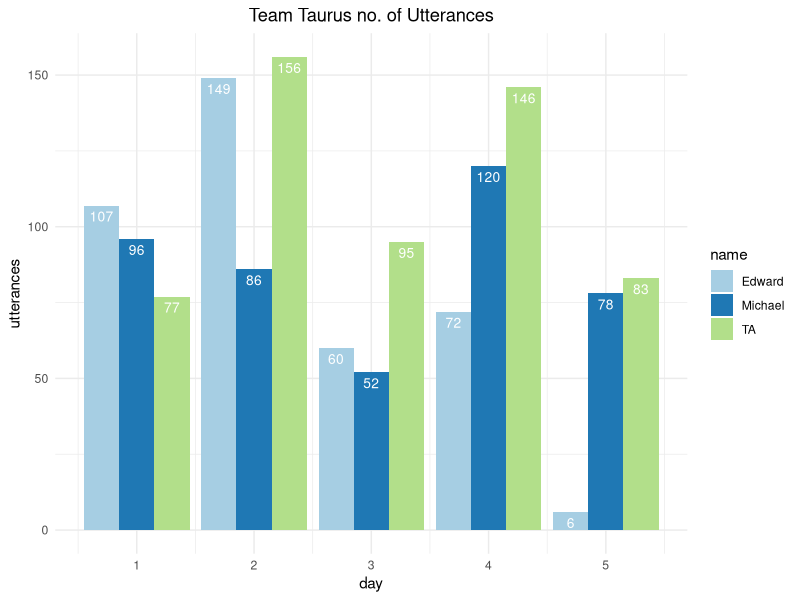
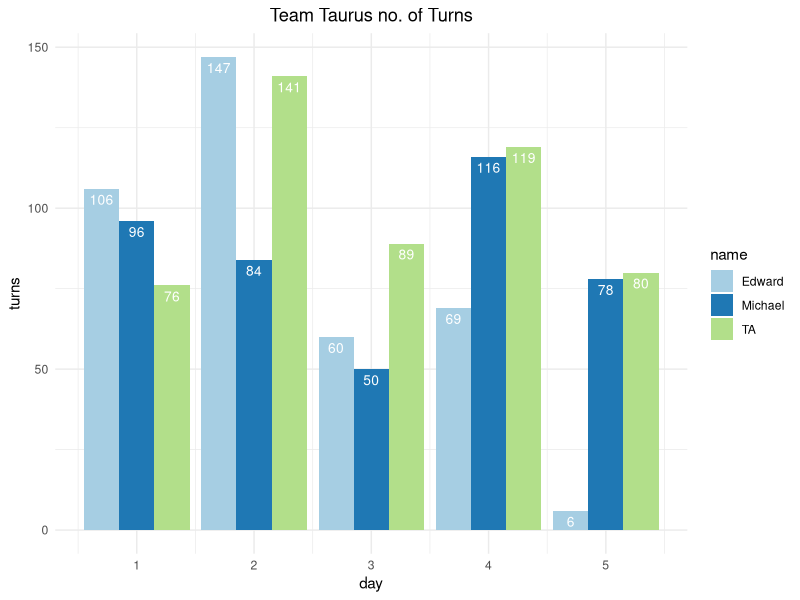
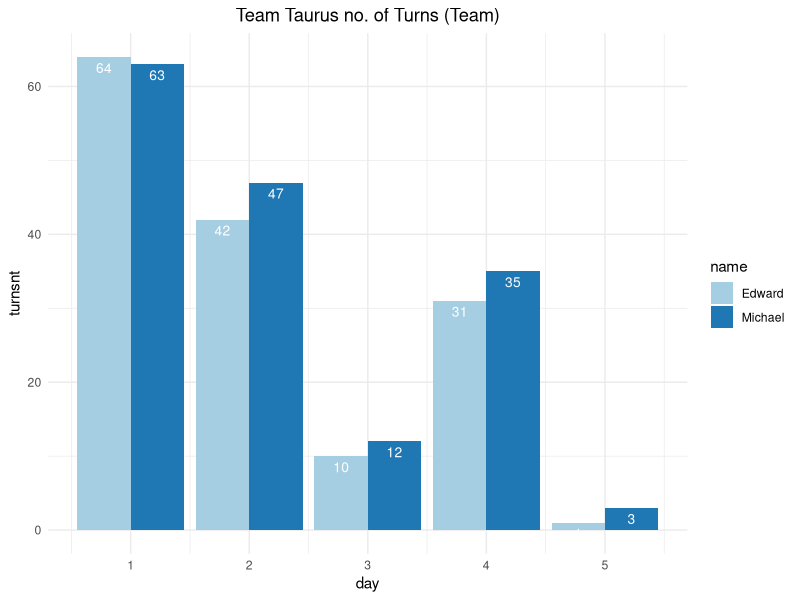
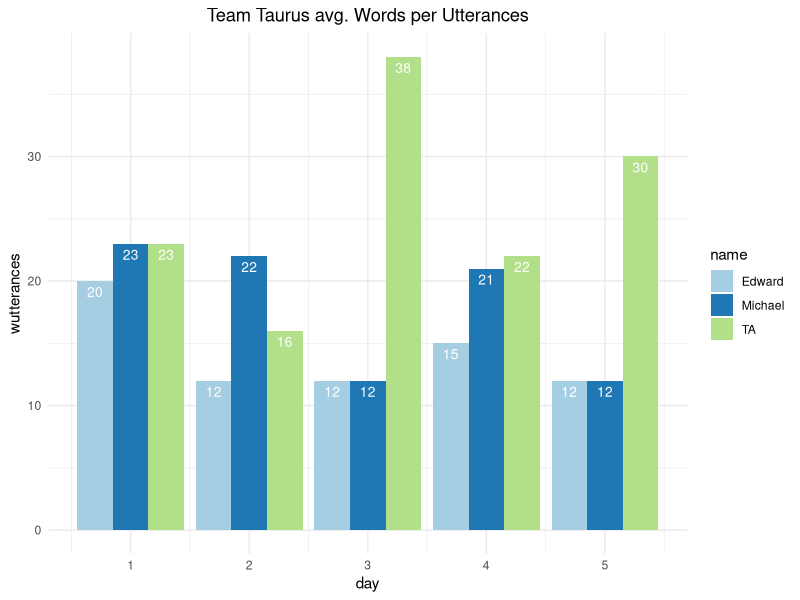
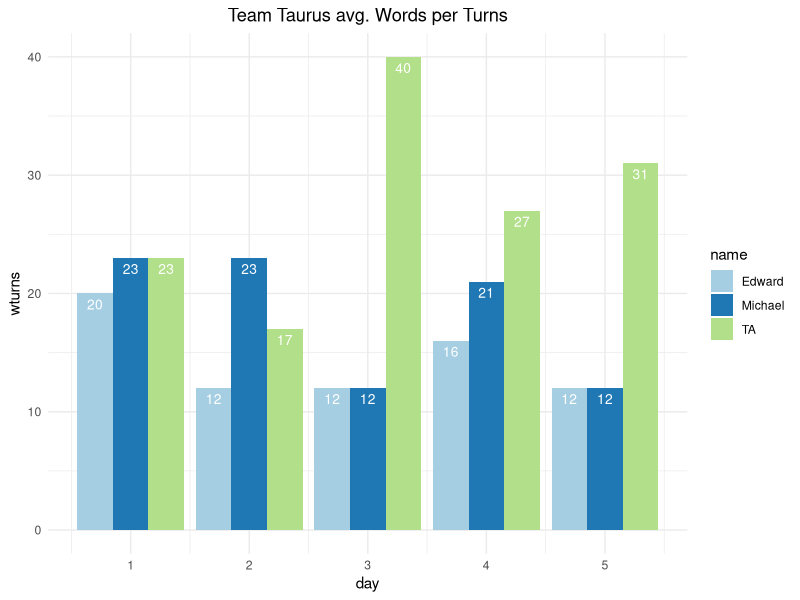
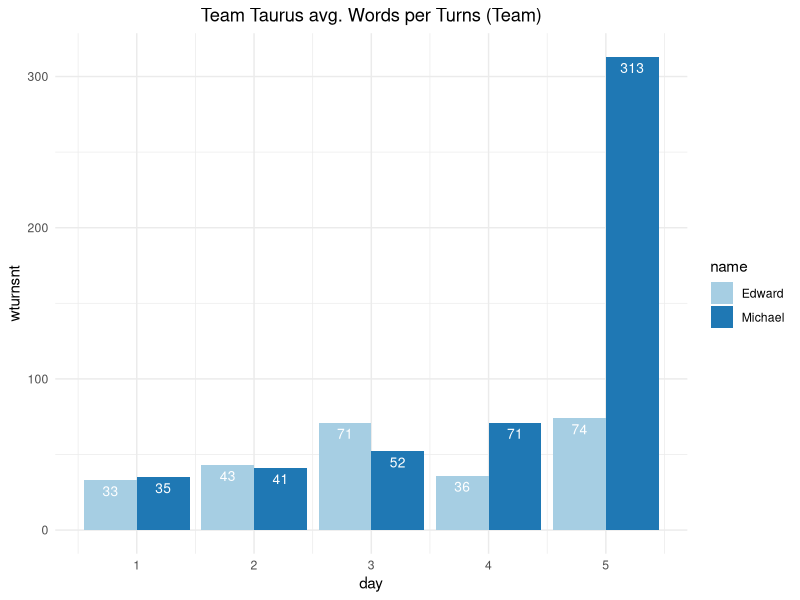
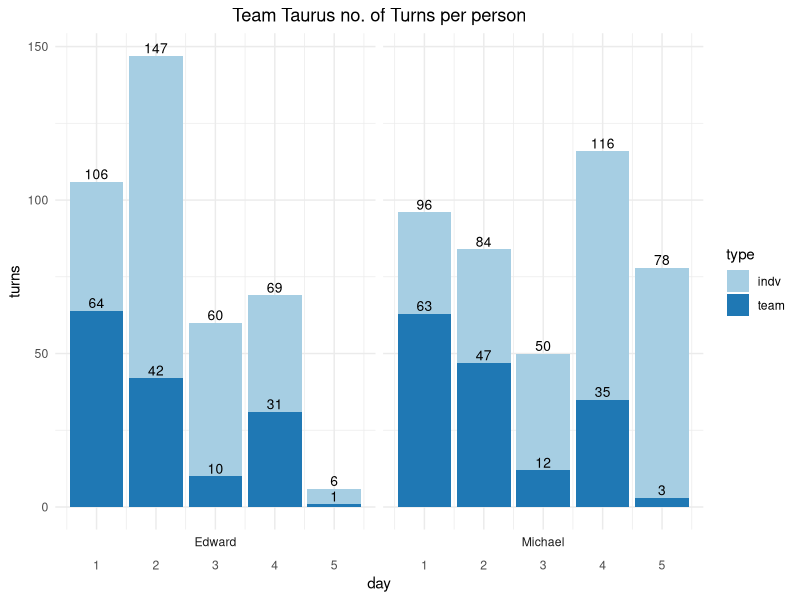

These figures' R source, in order:
library(ggplot2)
library(reshape2)
library(xtable)
library(data.table)

# read in the data
taurus.utter <- read.csv("team_taurus.csv")

unique(taurus.utter[["talking"]])

# Team Taurus #
# declare variables
m = as.integer(0)
m_t = as.integer(0)
m_nt = as.integer(0)
m_w = as.integer(0)
e = as.integer(0)
e_t = as.integer(0)
e_nt = as.integer(0)
e_w = as.integer(0)
t = as.integer(0)
t_t = as.integer(0)
t_w = as.integer(0)

# create data frame
tadata.utter <- data.frame(day=numeric(), name=character(), utterances=numeric(), turns=numeric(), turnsnt=numeric(), wutterances=numeric(), wturns=numeric(), wturnsnt=numeric())

# parse through data and count utterances and turns
for (x in taurus.utter$id){
  if (taurus.utter[x,"talking"] == "Michael"){
    m = m + 1
    m_w = m_w + taurus.utter[x,"words"]
    if(taurus.utter[x+1,"talking"] != "Michael" || x == length(t(taurus.utter[1]))){
      m_t = m_t + 1
      if(taurus.utter[x+1,"talking"] != "TA" || x == length(t(taurus.utter[1]))){
        m_nt = m_nt + 1
      }
    }
  }
  else if (taurus.utter[x,"talking"] == "Edward"){
    e = e + 1
    e_w = e_w + taurus.utter[x,"words"]
    if(taurus.utter[x+1,"talking"] != "Edward" || x == length(t(taurus.utter[1]))){
      e_t = e_t + 1
      if(taurus.utter[x+1,"talking"] != "TA" || x == length(t(taurus.utter[1]))){
        e_nt = e_nt + 1
      }
    }
  }
  else{
    t = t + 1
    t_w = t_w + taurus.utter[x,"words"]
    if(taurus.utter[x+1,"talking"] != "TA" || x == length(t(taurus.utter[1]))){
      t_t = t_t + 1
    }
  }
  # add to data frame by each day
  if(taurus.utter[x,"day"] != taurus.utter[x+1,"day"] || x == length(t(taurus.utter[1]))){
    tadata.utter[nrow(tadata.utter) + 1,] = c(taurus.utter[x,"day"], "Michael", m, m_t, m_nt, round(m_w/m, digits = 0), round(m_w/m_t, digits = 0), round(m_w/m_nt, digits = 0))
    tadata.utter[nrow(tadata.utter) + 1,] = c(taurus.utter[x,"day"], "Edward", e, e_t, e_nt, round(e_w/e, digits = 0), round(e_w/e_t, digits = 0), round(e_w/e_nt, digits = 0))
    tadata.utter[nrow(tadata.utter) + 1,] = c(taurus.utter[x,"day"], "TA", t, t_t, t_t, round(t_w/t, digits = 0), round(t_w/t_t, digits = 0), round(t_w/t_t, digits = 0))
    m = 0
    m_t = 0
    m_nt = 0
    m_w = 0
    e = 0
    e_t = 0
    e_nt = 0
    e_w = 0
    t = 0
    t_t = 0
    t_w = 0
  }
}

# making sure data is numeric
tadata.utter$day <- as.numeric(as.character(tadata.utter$day))
tadata.utter$utterances <- as.numeric(as.character(tadata.utter$utterances))
tadata.utter$turns <- as.numeric((as.character(tadata.utter$turns)))
tadata.utter$turnsnt <- as.numeric((as.character(tadata.utter$turnsnt)))
tadata.utter$wutterances <- as.numeric(as.character(tadata.utter$wutterances))
tadata.utter$wturns <- as.numeric((as.character(tadata.utter$wturns)))
tadata.utter$wturnsnt <- as.numeric((as.character(tadata.utter$wturnsnt)))

# plotting utterances
t1 <- ggplot(data=tadata.utter, aes(x=day, y=utterances, fill=name)) +
  geom_bar(stat="identity", position=position_dodge()) +
  geom_text(aes(label=utterances), vjust=1.6, color="white",
            position = position_dodge(0.9), size=3.5)+
  scale_fill_brewer(palette="Paired")+
  labs(title = "Team Taurus no. of Utterances")+
  theme_minimal()+
  theme(plot.title = element_text(hjust = 0.5))

t1

# plotting individual turns
t2 <- ggplot(data=tadata.utter, aes(x=day, y=turns, fill=name)) +
  geom_bar(stat="identity", position=position_dodge()) +
  geom_text(aes(label=turns), vjust=1.6, color="white",
            position = position_dodge(0.9), size=3.5)+
  scale_fill_brewer(palette="Paired")+
  labs(title = "Team Taurus no. of Turns")+
  theme_minimal()+
  theme(plot.title = element_text(hjust = 0.5))

t2

# plotting team turns
t3 <- ggplot(data=tadata.utter[which(tadata.utter$name!="TA"),], aes(x=day, y=turnsnt, fill=name)) +
  geom_bar(stat="identity", position=position_dodge()) +
  geom_text(aes(label=turnsnt), vjust=1.6, color="white",
            position = position_dodge(0.9), size=3.5)+
  scale_fill_brewer(palette="Paired")+
  labs(title = "Team Taurus no. of Turns (Team)")+
  theme_minimal()+
  theme(plot.title = element_text(hjust = 0.5))

t3

# plotting words per utterances
t4 <- ggplot(data=tadata.utter, aes(x=day, y=wutterances, fill=name)) +
  geom_bar(stat="identity", position=position_dodge()) +
  geom_text(aes(label=wutterances), vjust=1.6, color="white",
            position = position_dodge(0.9), size=3.5)+
  scale_fill_brewer(palette="Paired")+
  labs(title = "Team Taurus avg. Words per Utterances")+
  theme_minimal()+
  theme(plot.title = element_text(hjust = 0.5))

t4

# plotting words per individual turns
t5 <- ggplot(data=tadata.utter, aes(x=day, y=wturns, fill=name)) +
  geom_bar(stat="identity", position=position_dodge()) +
  geom_text(aes(label=wturns), vjust=1.6, color="white",
            position = position_dodge(0.9), size=3.5)+
  scale_fill_brewer(palette="Paired")+
  labs(title = "Team Taurus avg. Words per Turns")+
  theme_minimal()+
  theme(plot.title = element_text(hjust = 0.5))

t5

# plotting words per team turns
t6 <- ggplot(data=tadata.utter[which(tadata.utter$name!="TA"),], aes(x=day, y=wturnsnt, fill=name)) +
  geom_bar(stat="identity", position=position_dodge()) +
  geom_text(aes(label=wturnsnt), vjust=1.6, color="white",
            position = position_dodge(0.9), size=3.5)+
  scale_fill_brewer(palette="Paired")+
  labs(title = "Team Taurus avg. Words per Turns (Team)")+
  theme_minimal()+
  theme(plot.title = element_text(hjust = 0.5))

t6

# combined plots
df1 <- data.frame(tadata.utter[, c("day", "name", "turns")], "indv")
colnames(df1) <- c('day','name','turns', 'type')
df2 <- data.frame(tadata.utter[, c("day", "name", "turnsnt")], "team")
colnames(df2) <- c('day','name','turns', 'type')
df3 <- rbind(df1,df2)


# turns
t7 <- ggplot(data=df3[which(df3$name!="TA"),], aes(x=day, y=turns, group=name,fill=type)) +
  geom_bar(stat="identity", position=position_dodge(0.92)) +
  geom_text(aes(label=turns), vjust=-0.25, color="black",
            position = position_dodge(0.9), size=3.5)+
  facet_wrap(~name, strip.position = "bottom", scales = "free_x") +
  scale_fill_brewer(palette="Paired")+
  labs(title = "Team Taurus no. of Turns per person")+
  theme_minimal()+
  theme(plot.title = element_text(hjust = 0.5))

t7